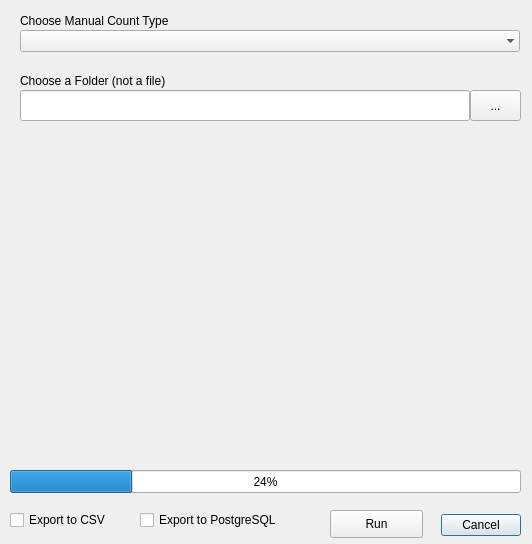
<?xml version="1.0" encoding="UTF-8"?>
<ui version="4.0">
 <class>Dialog</class>
 <widget class="QDialog" name="Dialog">
  <property name="geometry">
   <rect>
    <x>0</x>
    <y>0</y>
    <width>532</width>
    <height>544</height>
   </rect>
  </property>
  <property name="sizePolicy">
   <sizepolicy hsizetype="Preferred" vsizetype="Preferred">
    <horstretch>0</horstretch>
    <verstretch>0</verstretch>
   </sizepolicy>
  </property>
  <property name="windowTitle">
   <string>Dialog</string>
  </property>
  <widget class="QDialogButtonBox" name="buttonBox">
   <property name="geometry">
    <rect>
     <x>420</x>
     <y>510</y>
     <width>101</width>
     <height>31</height>
    </rect>
   </property>
   <property name="orientation">
    <enum>Qt::Horizontal</enum>
   </property>
   <property name="standardButtons">
    <set>QDialogButtonBox::Cancel</set>
   </property>
  </widget>
  <widget class="QComboBox" name="typeComboBox">
   <property name="geometry">
    <rect>
     <x>20</x>
     <y>30</y>
     <width>500</width>
     <height>22</height>
    </rect>
   </property>
   <property name="sizePolicy">
    <sizepolicy hsizetype="Expanding" vsizetype="Fixed">
     <horstretch>0</horstretch>
     <verstretch>100</verstretch>
    </sizepolicy>
   </property>
   <property name="cursor">
    <cursorShape>PointingHandCursor</cursorShape>
   </property>
   <property name="editable">
    <bool>false</bool>
   </property>
   <property name="duplicatesEnabled">
    <bool>false</bool>
   </property>
   <property name="frame">
    <bool>false</bool>
   </property>
  </widget>
  <widget class="QLabel" name="label">
   <property name="geometry">
    <rect>
     <x>20</x>
     <y>10</y>
     <width>361</width>
     <height>21</height>
    </rect>
   </property>
   <property name="text">
    <string>Choose Manual Count Type</string>
   </property>
  </widget>
  <widget class="QProgressBar" name="progressBar">
   <property name="geometry">
    <rect>
     <x>10</x>
     <y>470</y>
     <width>511</width>
     <height>23</height>
    </rect>
   </property>
   <property name="sizePolicy">
    <sizepolicy hsizetype="Expanding" vsizetype="Fixed">
     <horstretch>0</horstretch>
     <verstretch>100</verstretch>
    </sizepolicy>
   </property>
   <property name="value">
    <number>24</number>
   </property>
   <property name="textVisible">
    <bool>true</bool>
   </property>
   <property name="invertedAppearance">
    <bool>false</bool>
   </property>
  </widget>
  <widget class="QToolButton" name="chooseDirectory">
   <property name="geometry">
    <rect>
     <x>470</x>
     <y>90</y>
     <width>51</width>
     <height>31</height>
    </rect>
   </property>
   <property name="sizePolicy">
    <sizepolicy hsizetype="Preferred" vsizetype="Preferred">
     <horstretch>0</horstretch>
     <verstretch>0</verstretch>
    </sizepolicy>
   </property>
   <property name="cursor">
    <cursorShape>PointingHandCursor</cursorShape>
   </property>
   <property name="text">
    <string>...</string>
   </property>
  </widget>
  <widget class="QLineEdit" name="textBar">
   <property name="enabled">
    <bool>true</bool>
   </property>
   <property name="geometry">
    <rect>
     <x>20</x>
     <y>90</y>
     <width>450</width>
     <height>31</height>
    </rect>
   </property>
   <property name="sizePolicy">
    <sizepolicy hsizetype="Preferred" vsizetype="Fixed">
     <horstretch>0</horstretch>
     <verstretch>100</verstretch>
    </sizepolicy>
   </property>
   <property name="minimumSize">
    <size>
     <width>321</width>
     <height>0</height>
    </size>
   </property>
   <property name="autoFillBackground">
    <bool>false</bool>
   </property>
   <property name="dragEnabled">
    <bool>true</bool>
   </property>
   <property name="readOnly">
    <bool>true</bool>
   </property>
  </widget>
  <widget class="QLabel" name="tchTrustImageExample">
   <property name="geometry">
    <rect>
     <x>30</x>
     <y>140</y>
     <width>201</width>
     <height>291</height>
    </rect>
   </property>
   <property name="cursor">
    <cursorShape>PointingHandCursor</cursorShape>
   </property>
   <property name="text">
    <string>&lt;html&gt;&lt;head/&gt;&lt;body&gt;&lt;p&gt;&lt;img src=&quot;:/image/tcstrust_example.png&quot;/&gt;&lt;/p&gt;&lt;/body&gt;&lt;/html&gt;</string>
   </property>
   <property name="openExternalLinks">
    <bool>true</bool>
   </property>
  </widget>
  <widget class="QLabel" name="simpleImportExample">
   <property name="geometry">
    <rect>
     <x>280</x>
     <y>140</y>
     <width>201</width>
     <height>291</height>
    </rect>
   </property>
   <property name="cursor">
    <cursorShape>PointingHandCursor</cursorShape>
   </property>
   <property name="text">
    <string>&lt;html&gt;&lt;head/&gt;&lt;body&gt;&lt;p&gt;&lt;img src=&quot;:/image/simpleImport_example.png&quot;/&gt;&lt;/p&gt;&lt;/body&gt;&lt;/html&gt;</string>
   </property>
   <property name="openExternalLinks">
    <bool>true</bool>
   </property>
  </widget>
  <widget class="QLabel" name="label_2">
   <property name="geometry">
    <rect>
     <x>20</x>
     <y>70</y>
     <width>361</width>
     <height>21</height>
    </rect>
   </property>
   <property name="text">
    <string>Choose a Folder (not a file)</string>
   </property>
  </widget>
  <widget class="QPushButton" name="runButton">
   <property name="geometry">
    <rect>
     <x>330</x>
     <y>510</y>
     <width>93</width>
     <height>28</height>
    </rect>
   </property>
   <property name="text">
    <string>Run</string>
   </property>
  </widget>
  <widget class="QCheckBox" name="exportToCSV">
   <property name="geometry">
    <rect>
     <x>10</x>
     <y>510</y>
     <width>101</width>
     <height>20</height>
    </rect>
   </property>
   <property name="text">
    <string>Export to CSV</string>
   </property>
  </widget>
  <widget class="QCheckBox" name="exportToSQL">
   <property name="geometry">
    <rect>
     <x>140</x>
     <y>510</y>
     <width>171</width>
     <height>20</height>
    </rect>
   </property>
   <property name="text">
    <string>Export to PostgreSQL</string>
   </property>
  </widget>
 </widget>
 <resources>
  <include location="assets/images.qrc"/>
 </resources>
 <connections>
  <connection>
   <sender>buttonBox</sender>
   <signal>accepted()</signal>
   <receiver>Dialog</receiver>
   <slot>accept()</slot>
   <hints>
    <hint type="sourcelabel">
     <x>229</x>
     <y>214</y>
    </hint>
    <hint type="destinationlabel">
     <x>157</x>
     <y>238</y>
    </hint>
   </hints>
  </connection>
  <connection>
   <sender>buttonBox</sender>
   <signal>rejected()</signal>
   <receiver>Dialog</receiver>
   <slot>reject()</slot>
   <hints>
    <hint type="sourcelabel">
     <x>297</x>
     <y>220</y>
    </hint>
    <hint type="destinationlabel">
     <x>286</x>
     <y>238</y>
    </hint>
   </hints>
  </connection>
 </connections>
</ui>
